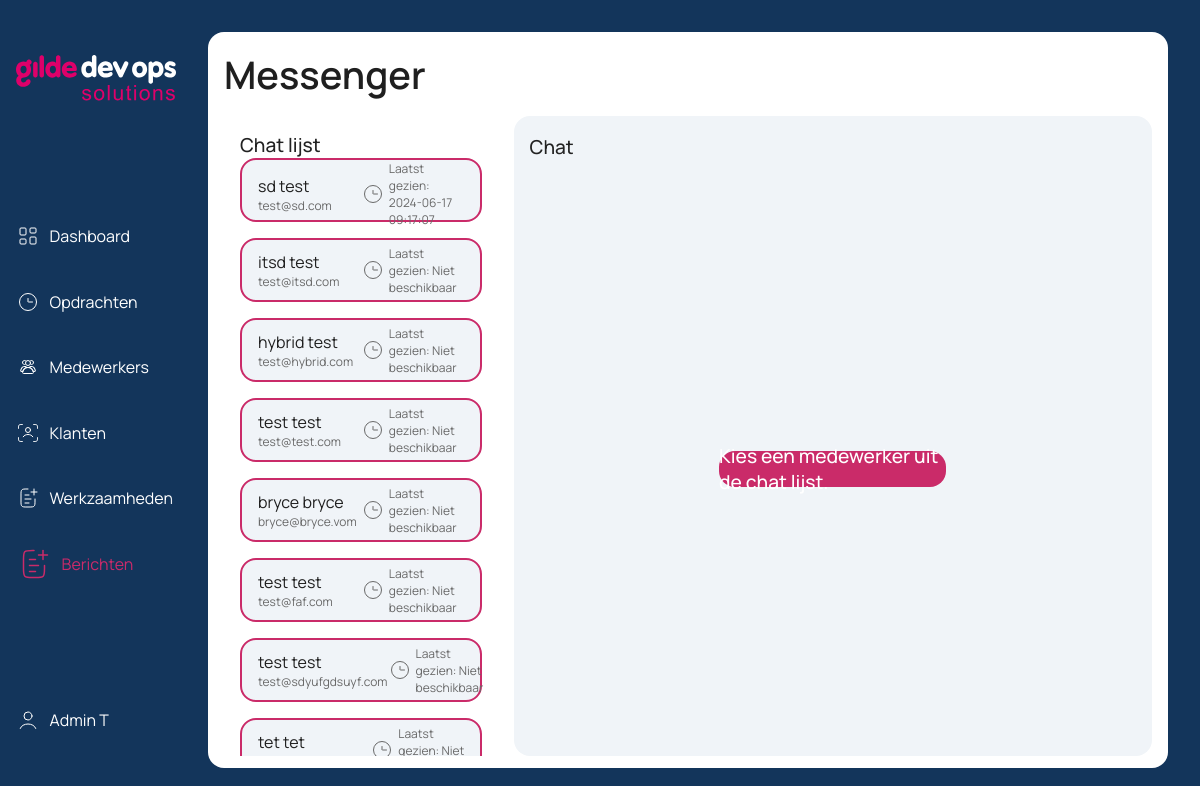
Page /messenger/index.php (signed in) on the committed database.
### tables this page shows
CREATE TABLE IF NOT EXISTS `user` (
  `userId` int NOT NULL AUTO_INCREMENT,
  `userFirstname` varchar(100) NOT NULL,
  `userLastname` varchar(100) NOT NULL,
  `userEmail` varchar(100) NOT NULL,
  `userPwd` varchar(255) NOT NULL,
  `userRole` varchar(255) DEFAULT NULL,
  `last_active` datetime DEFAULT NULL,
  PRIMARY KEY (`userId`)
);

### messenger/messenger.php (called while the page is built, shortened)
<?php
function getEmployees($conn)
{
    $query = "SELECT userId, userFirstname, userLastname, userEmail, last_active FROM user";
    $result = $conn->query($query);
    $employees = $result->fetch_all(MYSQLI_ASSOC);
    return $employees;
}

### messenger/index.php (the view, shortened to what this page needs)
<?php
include("messenger.php");
$currentUserId = $_SESSION["userId"];
$selectedUserId = isset($_GET['chat']) ? $_GET['chat'] : null;
$employees = getEmployees($conn);
$employees = array_filter($employees, function ($employee) use ($currentUserId) {
    return $employee['userId'] != $currentUserId;
});
?>
<!DOCTYPE html>
<html lang="en">
<head>
    <link rel="stylesheet" href="messenger.css">
    <link rel="stylesheet" href="../assets/layout.css">
    <link rel="stylesheet" href="../assets/navbar.css">
</head>
<body>
    <main>
        <?php include("../assets/navbar.php"); ?>
        <div class="dashboard-wrapper">
            <div class="dashboard-window">
                <div class="messenger-container">
                    <div class="title-wrapper">
                        <span>Messenger</span>
                    </div>
                    <div class="chat-list">
                        <div class="subheading-wrapper">
                            <span>Chat lijst</span>
                        </div>
                        <div class="employee-wrapper">
                            <?php foreach ($employees as $employee) : ?>
                                <div class="employee">
                                    <a href="index.php?chat=<?php echo htmlspecialchars($employee['userId']); ?>">
                                        <div class="left-wrapper">
                                            <div class="name-wrapper">
                                                <?php echo htmlspecialchars($employee['userFirstname']) . ' ' . htmlspecialchars($employee['userLastname']); ?>
                                            </div>
                                            <div class="email-wrapper">
                                                <?php echo htmlspecialchars($employee['userEmail']) ?>
                                            </div>
                                        </div>
                                        <div class="right-wrapper">
                                            <div class="clock-wrapper">
                                                <svg width="24" height="24" viewBox="0 0 24 24" fill="none" xmlns="http://www.w3.org/2000/svg">
                                                    <circle cx="12" cy="12" r="8.5" stroke="#696969" />
                                                    <path d="M16.5 12H12.25C12.1119 12 12 11.8881 12 11.75V8.5" stroke="#696969" stroke-linecap="round" />
                                                </svg>
                                            </div>
                                            <?php if (isset($employee['last_active'])) : ?>
                                                <div class="active-wrapper">
                                                    Laatst gezien: <?php echo date('Y-m-d H:i:s', strtotime($employee['last_active'])); ?>
                                                </div>
                                            <?php else : ?>
                                                <div class="active-wrapper">
                                                    Laatst gezien: Niet beschikbaar
                                                </div>
                                            <?php endif; ?>
                                        </div>
                                    </a>
                                </div>
                            <?php endforeach; ?>
                        </div>
                    </div>
                    <div class="chat-view">
                        <div class="subheading-wrapper">
                            <span>Chat</span>
                        </div>
                        <div class="message-wrapper">
                        </div>
                        <?php if ($selectedUserId && $selectedUserId != $currentUserId) : ?>
                            <form class="message-bar-wrapper" action="messenger.php" method="POST">
                                <div class="message-bar">
                                    <input type="hidden" name="recipientId" value="<?php echo htmlspecialchars($selectedUserId); ?>">
                                    <input class="message-bar-label" type="text" name="message" value="" onkeyup="this.setAttribute('value', this.value);">
                                    <label for="message">Send a message...</label>
                                    <button type="submit">
                                        <svg width="36" height="36" viewBox="0 0 24 24" fill="none" xmlns="http://www.w3.org/2000/svg">
                                            <path fill-rule="evenodd" clip-rule="evenodd" d="M18.2978 5.68315C17.9189 5.75055 17.3817 5.92686 16.5215 6.21358L10.0305 8.37724C9.20312 8.65304 8.61936 8.84795 8.19945 9.01179C7.99178 9.09282 7.84715 9.15754 7.74658 9.2106C7.66139 9.25554 7.63077 9.2803 7.62895 9.28156C7.22309 9.67446 7.22309 10.3255 7.62895 10.7184C7.63077 10.7197 7.66139 10.7444 7.74658 10.7894C7.84715 10.8424 7.99178 10.9072 8.19945 10.9882C8.61936 11.152 9.20312 11.3469 10.0305 11.6227C10.0495 11.6291 10.0683 11.6353 10.087 11.6415C10.3604 11.7325 10.6004 11.8123 10.8214 11.9292C11.3539 12.2108 11.7892 12.6461 12.0708 13.1786C12.1877 13.3996 12.2675 13.6396 12.3585 13.913C12.3647 13.9317 12.3709 13.9505 12.3773 13.9695C12.6531 14.7969 12.848 15.3806 13.0118 15.8005C13.0928 16.0082 13.1576 16.1528 13.2106 16.2534C13.2556 16.3386 13.2803 16.3692 13.2816 16.371C13.6745 16.7769 14.3255 16.7769 14.7184 16.371C14.7197 16.3692 14.7444 16.3386 14.7894 16.2534C14.8424 16.1528 14.9072 16.0082 14.9882 15.8005C15.152 15.3806 15.3469 14.7969 15.6227 13.9695L17.7864 7.4785C18.0731 6.61832 18.2494 6.0811 18.3168 5.70219C18.3182 5.6943 18.3196 5.68663 18.3208 5.67916C18.3134 5.68042 18.3057 5.68175 18.2978 5.68315ZM18.5568 5.66004C18.5566 5.66022 18.5533 5.65995 18.5475 5.65868C18.5541 5.65922 18.557 5.65985 18.5568 5.66004ZM18.3413 5.45245C18.34 5.44671 18.3398 5.44343 18.34 5.44322C18.3401 5.44302 18.3408 5.44588 18.3413 5.45245ZM17.9475 3.71406C18.4985 3.61605 19.253 3.58686 19.8331 4.16691C20.4131 4.74697 20.3839 5.50148 20.2859 6.05247C20.1896 6.5939 19.9632 7.27302 19.7077 8.03931L19.6838 8.11095L17.5201 14.6019L17.5107 14.6301C17.2464 15.423 17.0358 16.0549 16.8514 16.5275C16.6781 16.9717 16.4726 17.4321 16.1631 17.7541C14.9827 18.9825 13.0173 18.9825 11.8369 17.7541C11.5274 17.4321 11.3219 16.9717 11.1486 16.5275C10.9642 16.055 10.7536 15.423 10.4893 14.6303L10.4799 14.6019C10.3595 14.2407 10.3324 14.1694 10.3029 14.1136C10.209 13.9361 10.0639 13.791 9.88637 13.6971C9.83055 13.6676 9.75926 13.6405 9.39806 13.5201L9.36973 13.5107C8.57694 13.2464 7.94503 13.0358 7.47249 12.8514C7.0283 12.6781 6.56794 12.4726 6.24589 12.1631C5.01744 10.9826 5.01744 9.01733 6.24589 7.83686C6.56794 7.52738 7.0283 7.32189 7.47249 7.14859C7.94505 6.96421 8.57699 6.75356 9.36981 6.48929L9.39806 6.47988L15.889 4.31622C15.913 4.30823 15.9369 4.30027 15.9607 4.29234C16.727 4.03683 17.4061 3.81038 17.9475 3.71406Z" fill="#ffffff" />
                                        </svg>
                                    </button>
                                </div>
                            </form>
                        <?php else : ?>
                            <div class="closed-chat-wrapper">
                                <span>Kies een medewerker uit de chat lijst.</span>
                            </div>
                        <?php endif; ?>
                    </div>
                </div>
            </div>
        </div>
    </main>
</body>
</html>

### messenger/messenger.css (style rules this page uses)
.messenger-container { display: grid; grid-template-columns: 0.6fr 1.4fr; grid-template-rows: 0.2fr 1.8fr; grid-auto-columns: 1fr; gap: 1rem; grid-auto-flow: row; grid-template-areas: "title-wrapper title-wrapper" "chat-list chat-view"; padding: 1rem; height: calc(100dvh - 4rem); }
.title-wrapper { grid-area: title-wrapper; display: flex; align-items: center; }
.title-wrapper span { font-size: 38px; font-weight: 600; }
.chat-list, .chat-view { border-radius: 1rem; padding: 1rem; }
.subheading-wrapper { display: flex; align-items: center; height: 4rem; }
.subheading-wrapper span { font-weight: 500; font-size: 1.2rem; color: var(--txt-secondary); }
.chat-list { grid-area: chat-list; display: flex; flex-direction: column; overflow-y: auto; }
.employee-wrapper { display: flex; flex-direction: column; gap: 1rem; }
.employee { height: 4rem; width: 100%; background-color: #f0f4f8; border: 2px solid #ca2b69; border-radius: 1rem; }
.employee a { display: grid; grid-template-columns: 1fr 1fr; grid-template-rows: 2fr; grid-auto-columns: 1fr; gap: 0px 0px; grid-auto-flow: row; grid-template-areas: "left right"; height: 100%; width: 100%; padding: 0 1rem; color: var(--txt-tertiary); }
.left-wrapper { display: flex; flex-direction: column; justify-content: center; }
.email-wrapper { font-size: 12px; color: #696969; }
.right-wrapper { display: flex; align-items: center; gap: 0.25rem; }
.clock-wrapper { display: flex; align-items: center; }
.active-wrapper { font-size: 12px; color: #696969; }
.chat-view { grid-area: chat-view; display: flex; flex-direction: column; background-color: #f0f4f8; height: calc(100vh - 10rem); }
.message-wrapper { height: 100%; border-radius: 1rem; overflow-y: auto; }
.closed-chat-wrapper { display: flex; align-items: flex-start; justify-content: center; height: 100% }
.closed-chat-wrapper span { display: flex; justify-content: center; align-items: center; height: 12.5%; width: 37.5%; border-radius: 1rem; font-weight: 500; font-size: 1.2rem; color: var(--txt-primary); background-color: var(--gilde-secondary); }

### assets/layout.css (style rules this page uses)
:root { font-family: "Manrope", sans-serif; --shadow: 0 0 10px rgba(0, 0, 0, 0.5); --border-radius: 2rem; --gilde-primary: #13355b; --gilde-primary-hover: #23415f; --gilde-secondary: #ca2b69; --gilde-secondary-hover: #b3255d; --gilde-tertiary-hover: #b3255e12; --white-primary: #ffffff; --white-secondary: #eeeeee; --txt-primary: #ffffff; --txt-secondary: #222222; --txt-tertiary: #1f1f1f; --txt: #00365e; --shadow-color: #0000000e; --transition-primary: ease-in-out 0.1s; --shadow: 0 2.8px 2.2px rgba(0, 0, 0, 0.034), 0 6.7px 5.3px rgba(0, 0, 0, 0.048), 0 12.5px 10px rgba(0, 0, 0, 0.06), 0 22.3px 17.9px rgba(0, 0, 0, 0.072), 0 41.8px 33.4px rgba(0, 0, 0, 0.086), 0 100px 80px rgba(0, 0, 0, 0.12); }
html, body { height: 100dvh; }
main { display: grid; grid-template-columns: min-content auto; padding: 2rem 2rem 2rem 0; height: calc(100dvh - 4rem); }
.dashboard-wrapper { display: flex; justify-content: flex-end; height: calc(100dvh - 4rem); }
.dashboard-window { background-color: var(--white-primary); width: 100%; border-radius: 1rem; }

### assets/navbar.css (style rules this page uses)
:root { user-select: text; font-family: "Manrope", sans-serif; --shadow: 0 0 10px rgba(0, 0, 0, 0.5); --border-radius: 2rem; --gilde-primary: #13355b; --gilde-primary-hover: #23415f; --gilde-secondary: #ca2b69; --gilde-secondary-hover: #b3255d; --gilde-tertiary-hover: #b3255e12; --white-primary: #ffffff; --white-secondary: #eeeeee; --txt-primary: #ffffff; --txt-secondary: #222222; --txt-tertiary: #1f1f1f; --txt: #00365e; --shadow-color: #0000000e; --transition-primary: ease-in-out 0.1s; --shadow: 0 2.8px 2.2px rgba(0, 0, 0, 0.034), 0 6.7px 5.3px rgba(0, 0, 0, 0.048), 0 12.5px 10px rgba(0, 0, 0, 0.06), 0 22.3px 17.9px rgba(0, 0, 0, 0.072), 0 41.8px 33.4px rgba(0, 0, 0, 0.086), 0 100px 80px rgba(0, 0, 0, 0.12); }
* { box-sizing: border-box; text-decoration: none; color: var(--txt-tertiary); font-family: "Manrope", sans-serif; }
*::before { box-sizing: inherit; }
*::after { box-sizing: inherit; }
body { background-color: var(--gilde-primary); margin: 0; padding: 0; }
a { color: var(--txt-primary); }

### rows in the picture
user: userFirstname "sd", userLastname "test", userEmail "test@sd.com", last_active "2024-06-17 09:17:07"
user: userFirstname "itsd", userLastname "test", userEmail "test@itsd.com", shows "Laatst gezien: Niet beschikbaar"
user: userFirstname "hybrid", userLastname "test", userEmail "test@hybrid.com", shows "Laatst gezien: Niet beschikbaar"
user: userFirstname "test", userLastname "test", userEmail "test@test.com", shows "Laatst gezien: Niet beschikbaar"
user: userFirstname "bryce", userLastname "bryce", userEmail "bryce@bryce.vom", shows "Laatst gezien: Niet beschikbaar"
user: userFirstname "test", userLastname "test", userEmail "test@faf.com", shows "Laatst gezien: Niet beschikbaar"
user: userFirstname "test", userLastname "test", userEmail "test@sdyufgdsuyf.com", shows "Laatst gezien: Niet beschikbaar"
user: userFirstname "tet", userLastname "tet", shows "Laatst gezien: Niet…"

### other values in the picture
$_SESSION["userFirstname"] "Admin"
$_SESSION["userLastnameInitial"] "T"
